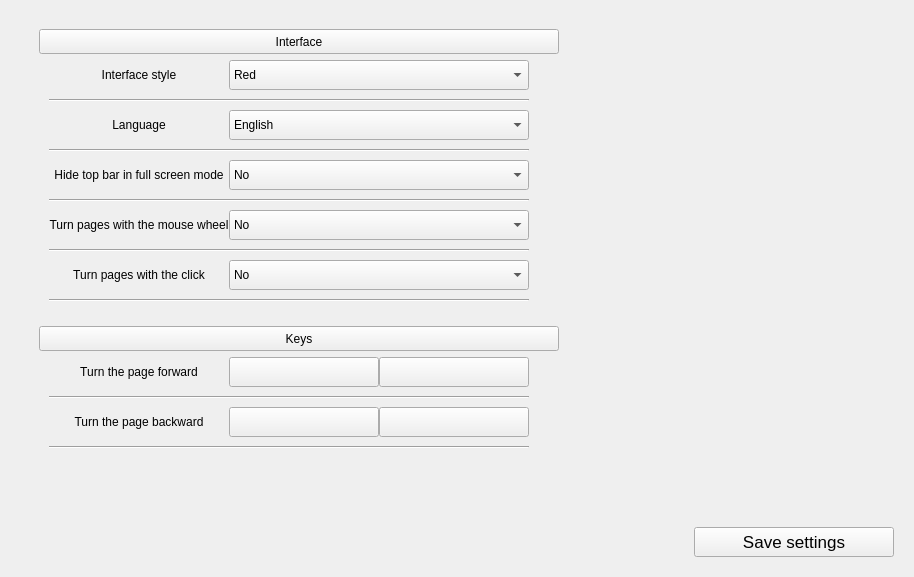
<?xml version="1.0" encoding="UTF-8"?>
<ui version="4.0">
 <class>Settings_ProgramLayout</class>
 <widget class="QFrame" name="Settings_ProgramLayout">
  <property name="geometry">
   <rect>
    <x>0</x>
    <y>0</y>
    <width>914</width>
    <height>577</height>
   </rect>
  </property>
  <property name="sizePolicy">
   <sizepolicy hsizetype="Expanding" vsizetype="Expanding">
    <horstretch>0</horstretch>
    <verstretch>0</verstretch>
   </sizepolicy>
  </property>
  <property name="windowTitle">
   <string>Frame</string>
  </property>
  <property name="styleSheet">
   <string notr="true"/>
  </property>
  <property name="frameShape">
   <enum>QFrame::NoFrame</enum>
  </property>
  <property name="frameShadow">
   <enum>QFrame::Raised</enum>
  </property>
  <layout class="QVBoxLayout" name="verticalLayout" stretch="1,0">
   <property name="spacing">
    <number>0</number>
   </property>
   <property name="leftMargin">
    <number>30</number>
   </property>
   <property name="topMargin">
    <number>20</number>
   </property>
   <property name="rightMargin">
    <number>20</number>
   </property>
   <property name="bottomMargin">
    <number>20</number>
   </property>
   <item>
    <widget class="QScrollArea" name="scrollArea">
     <property name="frameShape">
      <enum>QFrame::NoFrame</enum>
     </property>
     <property name="verticalScrollBarPolicy">
      <enum>Qt::ScrollBarAsNeeded</enum>
     </property>
     <property name="sizeAdjustPolicy">
      <enum>QAbstractScrollArea::AdjustToContentsOnFirstShow</enum>
     </property>
     <property name="widgetResizable">
      <bool>true</bool>
     </property>
     <widget class="QWidget" name="scrollAreaWidgetContents_2">
      <property name="geometry">
       <rect>
        <x>0</x>
        <y>0</y>
        <width>864</width>
        <height>505</height>
       </rect>
      </property>
      <layout class="QVBoxLayout" name="verticalLayout_3">
       <item>
        <widget class="QPushButton" name="InterfaceButton">
         <property name="minimumSize">
          <size>
           <width>520</width>
           <height>25</height>
          </size>
         </property>
         <property name="maximumSize">
          <size>
           <width>520</width>
           <height>25</height>
          </size>
         </property>
         <property name="text">
          <string>Interface</string>
         </property>
        </widget>
       </item>
       <item>
        <widget class="QWidget" name="InterfaceLayout" native="true">
         <property name="sizePolicy">
          <sizepolicy hsizetype="Preferred" vsizetype="MinimumExpanding">
           <horstretch>0</horstretch>
           <verstretch>0</verstretch>
          </sizepolicy>
         </property>
         <layout class="QFormLayout" name="formLayout_3">
          <property name="horizontalSpacing">
           <number>0</number>
          </property>
          <property name="verticalSpacing">
           <number>5</number>
          </property>
          <property name="leftMargin">
           <number>10</number>
          </property>
          <property name="topMargin">
           <number>0</number>
          </property>
          <property name="rightMargin">
           <number>10</number>
          </property>
          <property name="bottomMargin">
           <number>15</number>
          </property>
          <item row="0" column="0">
           <widget class="QLabel" name="InterfaceStyle">
            <property name="minimumSize">
             <size>
              <width>180</width>
              <height>30</height>
             </size>
            </property>
            <property name="text">
             <string>Interface style</string>
            </property>
            <property name="alignment">
             <set>Qt::AlignCenter</set>
            </property>
           </widget>
          </item>
          <item row="0" column="1">
           <widget class="QComboBox" name="InterfaceStyleBox">
            <property name="minimumSize">
             <size>
              <width>300</width>
              <height>30</height>
             </size>
            </property>
            <property name="maximumSize">
             <size>
              <width>300</width>
              <height>30</height>
             </size>
            </property>
            <property name="currentText">
             <string notr="true">Red</string>
            </property>
            <property name="insertPolicy">
             <enum>QComboBox::InsertAtCurrent</enum>
            </property>
            <item>
             <property name="text">
              <string notr="true">Red</string>
             </property>
            </item>
           </widget>
          </item>
          <item row="1" column="0" colspan="2">
           <widget class="Line" name="line_62">
            <property name="minimumSize">
             <size>
              <width>0</width>
              <height>10</height>
             </size>
            </property>
            <property name="maximumSize">
             <size>
              <width>480</width>
              <height>10</height>
             </size>
            </property>
            <property name="orientation">
             <enum>Qt::Horizontal</enum>
            </property>
           </widget>
          </item>
          <item row="2" column="0">
           <widget class="QLabel" name="Language">
            <property name="minimumSize">
             <size>
              <width>180</width>
              <height>30</height>
             </size>
            </property>
            <property name="text">
             <string>Language</string>
            </property>
            <property name="alignment">
             <set>Qt::AlignCenter</set>
            </property>
           </widget>
          </item>
          <item row="2" column="1">
           <widget class="QComboBox" name="LanguageBox">
            <property name="minimumSize">
             <size>
              <width>300</width>
              <height>30</height>
             </size>
            </property>
            <property name="maximumSize">
             <size>
              <width>300</width>
              <height>30</height>
             </size>
            </property>
            <property name="currentText">
             <string notr="true">English</string>
            </property>
            <item>
             <property name="text">
              <string notr="true">English</string>
             </property>
            </item>
            <item>
             <property name="text">
              <string notr="true">Русский</string>
             </property>
            </item>
           </widget>
          </item>
          <item row="3" column="0" colspan="2">
           <widget class="Line" name="line_63">
            <property name="minimumSize">
             <size>
              <width>0</width>
              <height>10</height>
             </size>
            </property>
            <property name="maximumSize">
             <size>
              <width>480</width>
              <height>10</height>
             </size>
            </property>
            <property name="orientation">
             <enum>Qt::Horizontal</enum>
            </property>
           </widget>
          </item>
          <item row="4" column="0">
           <widget class="QLabel" name="TopBarShow">
            <property name="minimumSize">
             <size>
              <width>180</width>
              <height>30</height>
             </size>
            </property>
            <property name="text">
             <string>Hide top bar in full screen mode</string>
            </property>
            <property name="alignment">
             <set>Qt::AlignCenter</set>
            </property>
           </widget>
          </item>
          <item row="4" column="1">
           <widget class="QComboBox" name="TopBarShowBox">
            <property name="minimumSize">
             <size>
              <width>300</width>
              <height>30</height>
             </size>
            </property>
            <property name="maximumSize">
             <size>
              <width>300</width>
              <height>30</height>
             </size>
            </property>
            <property name="currentText">
             <string>No</string>
            </property>
            <item>
             <property name="text">
              <string>No</string>
             </property>
            </item>
            <item>
             <property name="text">
              <string>Yes</string>
             </property>
            </item>
           </widget>
          </item>
          <item row="5" column="0" colspan="2">
           <widget class="Line" name="line_64">
            <property name="minimumSize">
             <size>
              <width>0</width>
              <height>10</height>
             </size>
            </property>
            <property name="maximumSize">
             <size>
              <width>480</width>
              <height>10</height>
             </size>
            </property>
            <property name="orientation">
             <enum>Qt::Horizontal</enum>
            </property>
           </widget>
          </item>
          <item row="6" column="0">
           <widget class="QLabel" name="TurnByWheel">
            <property name="minimumSize">
             <size>
              <width>180</width>
              <height>30</height>
             </size>
            </property>
            <property name="maximumSize">
             <size>
              <width>180</width>
              <height>30</height>
             </size>
            </property>
            <property name="text">
             <string>Turn pages with the mouse wheel</string>
            </property>
            <property name="alignment">
             <set>Qt::AlignCenter</set>
            </property>
           </widget>
          </item>
          <item row="6" column="1">
           <widget class="QComboBox" name="TurnByWheelBox">
            <property name="minimumSize">
             <size>
              <width>300</width>
              <height>30</height>
             </size>
            </property>
            <property name="maximumSize">
             <size>
              <width>180</width>
              <height>30</height>
             </size>
            </property>
            <property name="currentText">
             <string>No</string>
            </property>
            <item>
             <property name="text">
              <string>No</string>
             </property>
            </item>
            <item>
             <property name="text">
              <string>Yes</string>
             </property>
            </item>
           </widget>
          </item>
          <item row="7" column="0" colspan="2">
           <widget class="Line" name="line_68">
            <property name="minimumSize">
             <size>
              <width>0</width>
              <height>10</height>
             </size>
            </property>
            <property name="maximumSize">
             <size>
              <width>480</width>
              <height>10</height>
             </size>
            </property>
            <property name="orientation">
             <enum>Qt::Horizontal</enum>
            </property>
           </widget>
          </item>
          <item row="8" column="0">
           <widget class="QLabel" name="TurnByTap">
            <property name="minimumSize">
             <size>
              <width>180</width>
              <height>30</height>
             </size>
            </property>
            <property name="maximumSize">
             <size>
              <width>180</width>
              <height>30</height>
             </size>
            </property>
            <property name="text">
             <string>Turn pages with the click</string>
            </property>
            <property name="alignment">
             <set>Qt::AlignCenter</set>
            </property>
           </widget>
          </item>
          <item row="8" column="1">
           <widget class="QComboBox" name="TurnByTapBox">
            <property name="minimumSize">
             <size>
              <width>300</width>
              <height>30</height>
             </size>
            </property>
            <property name="maximumSize">
             <size>
              <width>180</width>
              <height>30</height>
             </size>
            </property>
            <property name="currentText">
             <string>No</string>
            </property>
            <item>
             <property name="text">
              <string>No</string>
             </property>
            </item>
            <item>
             <property name="text">
              <string>Yes</string>
             </property>
            </item>
           </widget>
          </item>
          <item row="9" column="0" colspan="2">
           <widget class="Line" name="line_65">
            <property name="minimumSize">
             <size>
              <width>0</width>
              <height>10</height>
             </size>
            </property>
            <property name="maximumSize">
             <size>
              <width>480</width>
              <height>10</height>
             </size>
            </property>
            <property name="orientation">
             <enum>Qt::Horizontal</enum>
            </property>
           </widget>
          </item>
         </layout>
        </widget>
       </item>
       <item>
        <widget class="QPushButton" name="KeysButton">
         <property name="minimumSize">
          <size>
           <width>520</width>
           <height>25</height>
          </size>
         </property>
         <property name="maximumSize">
          <size>
           <width>520</width>
           <height>25</height>
          </size>
         </property>
         <property name="text">
          <string>Keys</string>
         </property>
        </widget>
       </item>
       <item>
        <widget class="QWidget" name="KeysLayout" native="true">
         <property name="sizePolicy">
          <sizepolicy hsizetype="MinimumExpanding" vsizetype="MinimumExpanding">
           <horstretch>0</horstretch>
           <verstretch>0</verstretch>
          </sizepolicy>
         </property>
         <property name="minimumSize">
          <size>
           <width>0</width>
           <height>0</height>
          </size>
         </property>
         <layout class="QFormLayout" name="formLayout_4">
          <property name="horizontalSpacing">
           <number>0</number>
          </property>
          <property name="verticalSpacing">
           <number>5</number>
          </property>
          <property name="leftMargin">
           <number>10</number>
          </property>
          <property name="topMargin">
           <number>0</number>
          </property>
          <property name="rightMargin">
           <number>10</number>
          </property>
          <property name="bottomMargin">
           <number>15</number>
          </property>
          <item row="0" column="0">
           <widget class="QLabel" name="TurnForward">
            <property name="minimumSize">
             <size>
              <width>180</width>
              <height>30</height>
             </size>
            </property>
            <property name="maximumSize">
             <size>
              <width>180</width>
              <height>30</height>
             </size>
            </property>
            <property name="text">
             <string>Turn the page forward</string>
            </property>
            <property name="alignment">
             <set>Qt::AlignCenter</set>
            </property>
           </widget>
          </item>
          <item row="0" column="1">
           <layout class="QHBoxLayout" name="horizontalLayout">
            <property name="spacing">
             <number>0</number>
            </property>
            <property name="bottomMargin">
             <number>0</number>
            </property>
            <item>
             <widget class="QPushButton" name="FTurnForward">
              <property name="minimumSize">
               <size>
                <width>150</width>
                <height>30</height>
               </size>
              </property>
              <property name="maximumSize">
               <size>
                <width>150</width>
                <height>30</height>
               </size>
              </property>
              <property name="text">
               <string notr="true"/>
              </property>
              <property name="checkable">
               <bool>true</bool>
              </property>
             </widget>
            </item>
            <item>
             <widget class="QPushButton" name="STurnForward">
              <property name="minimumSize">
               <size>
                <width>150</width>
                <height>30</height>
               </size>
              </property>
              <property name="maximumSize">
               <size>
                <width>150</width>
                <height>30</height>
               </size>
              </property>
              <property name="text">
               <string notr="true"/>
              </property>
              <property name="checkable">
               <bool>true</bool>
              </property>
             </widget>
            </item>
            <item>
             <spacer name="horizontalSpacer_2">
              <property name="orientation">
               <enum>Qt::Horizontal</enum>
              </property>
              <property name="sizeHint" stdset="0">
               <size>
                <width>40</width>
                <height>20</height>
               </size>
              </property>
             </spacer>
            </item>
           </layout>
          </item>
          <item row="1" column="0" colspan="2">
           <widget class="Line" name="line_66">
            <property name="minimumSize">
             <size>
              <width>0</width>
              <height>10</height>
             </size>
            </property>
            <property name="maximumSize">
             <size>
              <width>480</width>
              <height>10</height>
             </size>
            </property>
            <property name="orientation">
             <enum>Qt::Horizontal</enum>
            </property>
           </widget>
          </item>
          <item row="2" column="0">
           <widget class="QLabel" name="TurnBackward">
            <property name="minimumSize">
             <size>
              <width>180</width>
              <height>30</height>
             </size>
            </property>
            <property name="maximumSize">
             <size>
              <width>180</width>
              <height>30</height>
             </size>
            </property>
            <property name="text">
             <string>Turn the page backward</string>
            </property>
            <property name="alignment">
             <set>Qt::AlignCenter</set>
            </property>
           </widget>
          </item>
          <item row="2" column="1">
           <layout class="QHBoxLayout" name="horizontalLayout_2">
            <property name="spacing">
             <number>0</number>
            </property>
            <property name="bottomMargin">
             <number>0</number>
            </property>
            <item>
             <widget class="QPushButton" name="FTurnBackward">
              <property name="minimumSize">
               <size>
                <width>150</width>
                <height>30</height>
               </size>
              </property>
              <property name="maximumSize">
               <size>
                <width>150</width>
                <height>30</height>
               </size>
              </property>
              <property name="text">
               <string notr="true"/>
              </property>
              <property name="checkable">
               <bool>true</bool>
              </property>
             </widget>
            </item>
            <item>
             <widget class="QPushButton" name="STurnBackward">
              <property name="minimumSize">
               <size>
                <width>150</width>
                <height>30</height>
               </size>
              </property>
              <property name="maximumSize">
               <size>
                <width>150</width>
                <height>30</height>
               </size>
              </property>
              <property name="text">
               <string notr="true"/>
              </property>
              <property name="checkable">
               <bool>true</bool>
              </property>
             </widget>
            </item>
            <item>
             <spacer name="horizontalSpacer_3">
              <property name="orientation">
               <enum>Qt::Horizontal</enum>
              </property>
              <property name="sizeHint" stdset="0">
               <size>
                <width>40</width>
                <height>20</height>
               </size>
              </property>
             </spacer>
            </item>
           </layout>
          </item>
          <item row="3" column="0" colspan="2">
           <widget class="Line" name="line_67">
            <property name="minimumSize">
             <size>
              <width>0</width>
              <height>10</height>
             </size>
            </property>
            <property name="maximumSize">
             <size>
              <width>480</width>
              <height>10</height>
             </size>
            </property>
            <property name="orientation">
             <enum>Qt::Horizontal</enum>
            </property>
           </widget>
          </item>
         </layout>
        </widget>
       </item>
       <item>
        <spacer name="verticalSpacer">
         <property name="orientation">
          <enum>Qt::Vertical</enum>
         </property>
         <property name="sizeHint" stdset="0">
          <size>
           <width>20</width>
           <height>40</height>
          </size>
         </property>
        </spacer>
       </item>
      </layout>
     </widget>
    </widget>
   </item>
   <item>
    <layout class="QHBoxLayout" name="horizontalLayout_4">
     <property name="rightMargin">
      <number>0</number>
     </property>
     <property name="bottomMargin">
      <number>0</number>
     </property>
     <item>
      <spacer name="horizontalSpacer">
       <property name="orientation">
        <enum>Qt::Horizontal</enum>
       </property>
       <property name="sizeHint" stdset="0">
        <size>
         <width>40</width>
         <height>20</height>
        </size>
       </property>
      </spacer>
     </item>
     <item>
      <widget class="QPushButton" name="SaveButton">
       <property name="sizePolicy">
        <sizepolicy hsizetype="Preferred" vsizetype="Fixed">
         <horstretch>0</horstretch>
         <verstretch>0</verstretch>
        </sizepolicy>
       </property>
       <property name="minimumSize">
        <size>
         <width>200</width>
         <height>30</height>
        </size>
       </property>
       <property name="maximumSize">
        <size>
         <width>200</width>
         <height>30</height>
        </size>
       </property>
       <property name="font">
        <font>
         <pointsize>13</pointsize>
        </font>
       </property>
       <property name="text">
        <string>Save settings</string>
       </property>
      </widget>
     </item>
    </layout>
   </item>
  </layout>
 </widget>
 <resources/>
 <connections/>
</ui>
